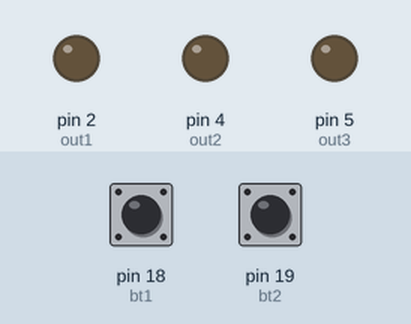
This sketch was run on a simulated Arduino Uno, built with avr-gcc and run on an emulated ATmega328P. On the bench: output pins drawn as LEDs (lit = HIGH). The test bench sets the inputs (shaded band); at power-on: pin 18 (bt1) HIGH, pin 19 (bt2) HIGH.

Above: at 1.2 s.
1.3 s: pin 18 (bt1) pulled LOW for 0.15 s
At 2.4 s:
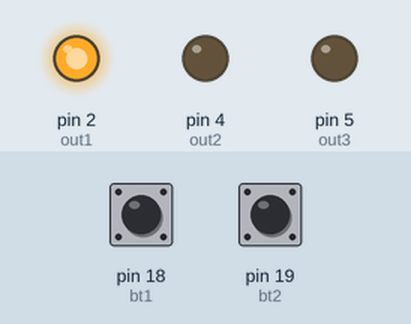
2.9 s: pin 19 (bt2) pulled LOW for 0.15 s
At 3.6 s:
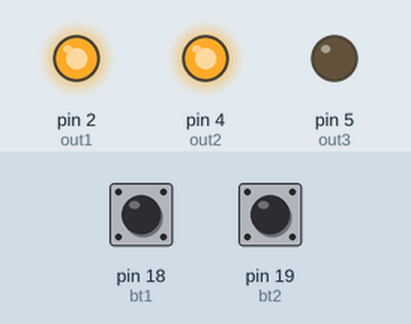
4.5 s: pin 18 (bt1) pulled LOW for 1 s
At 6.1 s:
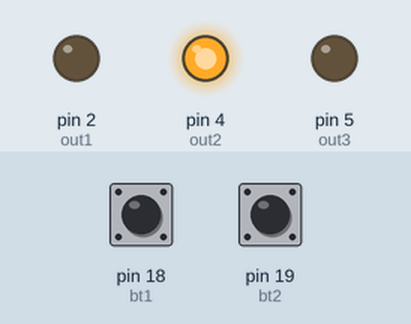
7.0 s: pin 18 (bt1) pulled LOW for 3.2 s
At 10.9 s:
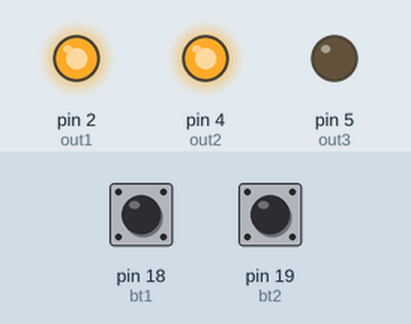
11.7 s: pin 19 (bt2) pulled LOW for 1 s
At 14.0 s:
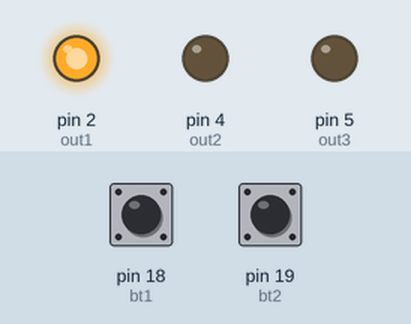
Timing chart, 0 to 15.2 s (numbered marks = the images above; inputs shaded):
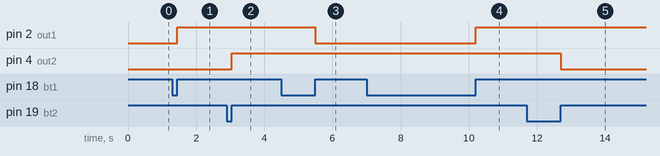

The sketch:

Buton_arduino.ino
```cpp
/* MAPEAMENTO DE HARDWARE*/

#define     bt1     18
#define     bt2     19
#define     out1    2
#define     out2    4
#define     out3    5


/*Protótipo das Funções*/
void reade_keyb();


/*Configrações iniciais*/

void setup() {
  pinMode(bt1, INPUT_PULLUP);
  pinMode(bt2, INPUT_PULLUP);
  pinMode(out1, OUTPUT);
  pinMode(out2, OUTPUT);
  pinMode(out3, OUTPUT);

  digitalWrite(out1, LOW);
  digitalWrite(out2, LOW);
  digitalWrite(out3, LOW);


}

void loop() {

  reade_keyb();

}

/*Desenvolvimento das funções*/

void reade_keyb()
{
  /*Teste de entrada digital para sistema sensores ou botões em NPN*/
  static char flag1 = 0,
              flag2 = 0;

  if(!digitalRead(bt1)) flag1 = 1;

  if(digitalRead(bt1) && flag1)
  {
    flag1 = 0;
    //inverete a ultima estado da saída
    digitalWrite(out1, !digitalRead(out1));
     //filtro para não ocorrer efeito dublo
   // delay(130);
  }

  if(!digitalRead(bt2)) flag2 = 1;
  if(digitalRead(bt2) && flag2)
  {
    flag2 = 0;
    //inverete a ultima estado da saída
    digitalWrite(out2, !digitalRead(out2));
    //filtro para não ocorrer efeito dublo
   // delay(130);
  }

}
```

Measured:
- after the input at 1.3 s, pin 2 (out1): LOW → HIGH after 0.15 s
- after the input at 2.9 s, pin 4 (out2): LOW → HIGH after 0.15 s
- after the input at 4.5 s, pin 2 (out1): HIGH → LOW after 1.0 s
- after the input at 7.0 s, pin 2 (out1): LOW → HIGH after 3.2 s
- after the input at 11.7 s, pin 4 (out2): HIGH → LOW after 1.0 s
